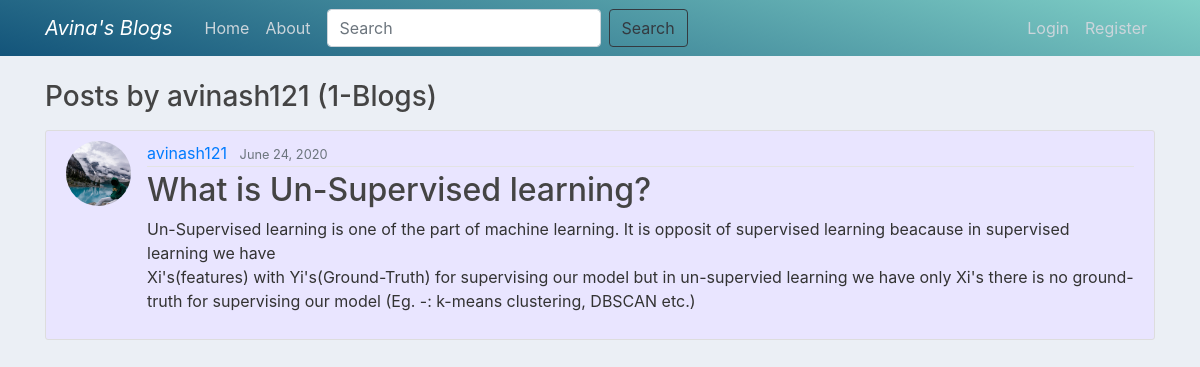
The app's page /user/avinash121 with its own data.
### blog/models.py (models this page shows, shortened)
class Post(models.Model):
    title = models.CharField(max_length=100)
    content = models.TextField()
    likes = models.ManyToManyField(User, related_name="likes", blank = True)
    date_posted = models.DateTimeField(default=timezone.now)
    author = models.ForeignKey(User, on_delete=models.CASCADE)
    class Meta:
        ordering = ['-date_posted']

### users/models.py (models this page shows, shortened)
class Profile(models.Model):
    user = models.OneToOneField(User, on_delete=models.CASCADE)
    image = models.ImageField(default='default.jpg', upload_to='profile_pics')

### blog/views.py (the view)
# urls.py: path('user/<str:username>', UserPostListView.as_view(), name='user-posts'),
class UserPostListView(ListView):
    model = Post
    template_name = "blog/user_posts.html"
    context_object_name = 'posts'
    ordering = ['-date_posted']
    paginate_by = 5
    def get_queryset(self):
        user = get_object_or_404(User, username=self.kwargs.get('username'))
        return Post.objects.filter(author=user).order_by('-date_posted')

### blog/templates/blog/user_posts.html (shortened to what this page needs)
{% extends 'blog/base.html' %}
{% load static %}
{% block content %}
<h3 class="mb-3">Posts by {{ view.kwargs.username }} ({{ page_obj.paginator.count }}-Blogs)</h3>
{% for post in posts%}
    <article class="media content-section">
        <img  class="rounded-circle article-img"  src="{{ post.author.profile.image.url }}">
          <div class="media-body">
            <div class="article-metadata">
              <a class="mr-2" href="{% url 'user-posts' post.author.username %}">{{ post.author }}</a>
              <small class="text-muted">{{ post.date_posted|date:"F d, Y" }}</small>
            </div>
            <h2><a class="article-title" href="{% url 'post-detail' post.id %}">{{ post.title }}</a></h2>
            <p class="article-content">{{ post.content }}</p>
          </div>
    </article>
{% endfor %}
{% endblock content %}d

### blog/static/blog/main.css (style rules this page uses)
body { background: #ebeff5; color: #333333; margin-top: 5rem; }
h1, h2, h3, h4, h5, h6 { color: #444444; }
.content-section { background: #E9E5FF; padding: 10px 20px; border: 1px solid #dddddd; border-radius: 3px; margin-bottom: 20px; }
.article-title { color: #444444; }
.article-content { white-space: pre-line; }
.article-img { height: 65px; width: 65px; margin-right: 16px; }
.article-metadata { padding-bottom: 1px; margin-bottom: 4px; border-bottom: 1px solid #e3e3e3 }

### records on screen
Post: author.profile.image (placeholder picture), author "avinash121", date_posted "June 24, 2020", title "What is Un-Supervised learning?", content "Un-Supervised learning is one of the part of machine learning. It is opposit of supervised learning beacause in supervised learning we have Xi's(features) with Yi's(Ground-Truth) for supervising our model but in un-supervied learning we have only Xi's there is no ground-truth for supervising our model (Eg. -: k-means clustering, DBSCAN etc.)"

### other values on screen
{{ view.kwargs.username }} "avinash121"
{{ page_obj.paginator.count }} "1"
